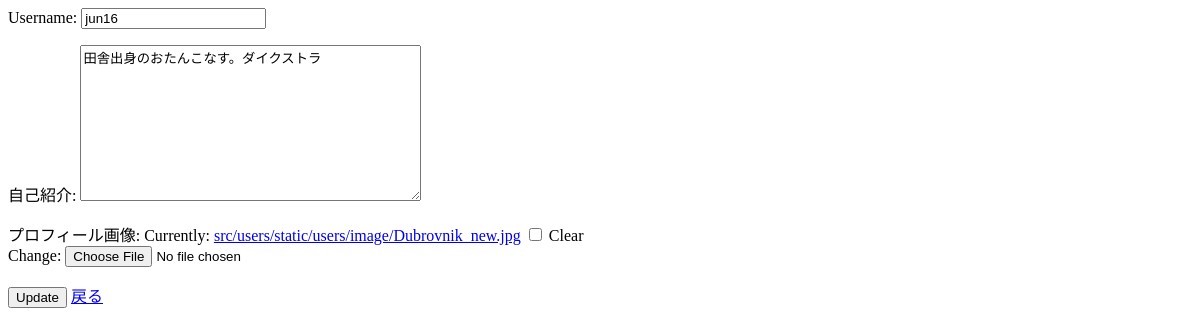
/mypage/2/edit/, run on an earlier commit of the app's database.
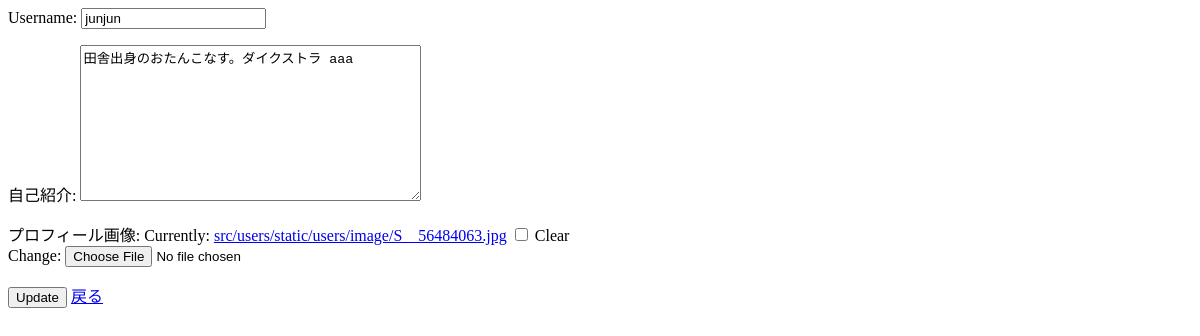
And on a later commit of the database.
### users/models.py (models this page shows, shortened)
class Users(AbstractBaseUser, PermissionsMixin):
    user_id = models.IntegerField(primary_key=True)
    username = models.CharField(verbose_name='username', max_length=10, unique=True, validators=[MinLengthValidator(5,), RegexValidator(r'^[a-zA-Z0-9]*$',)])
    student_number = models.CharField(verbose_name='学籍番号', unique=True, max_length=7, validators=[MinLengthValidator(7,), RegexValidator(r'^[A-Z0-9]*$',)])
    email = models.EmailField(verbose_name='Email', max_length=50)
    image = models.ImageField(verbose_name='プロフィール画像', upload_to="src/users/static/users/image/", blank=True, null=True)
    user_comment = models.TextField(verbose_name='自己紹介', max_length=300, blank=True, null=True) #文字数？
    is_staff = models.BooleanField(default=False)
    is_admin = models.BooleanField(default=False)
    objects = MyUserManager()
    USERNAME_FIELD = 'username'
    REQUIRED_FIELDS = ['student_number']

### mypage/views.py (the view)
# urls.py: path('<int:pk>/edit/', views.CommentUpdate.as_view(), name='edit'),
class CommentUpdate(generic.edit.UpdateView):
    model = Users
    fields = ['username','user_comment','image']
    template_name = 'mypage/edit.html'

### mypage/templates/mypage/edit.html
<form action="" method="post">{% csrf_token %}
    {{ form.as_p }}
    <input type="submit" class="btn btn-primary" value="Update">
    <a href="{% url 'mypage:mypage' users.user_id %}" class="btn-secondary   btn active">戻る</a>
</form>

What changed in the data, as far as the page shows it:
changed Users: username "jun16" → "junjun"; user_comment "田舎出身のおたんこなす。ダイクストラ" → "田舎出身のおたんこなす。ダイクストラ aaa"
Also different on the page:
text no longer shown: "Username: 自己紹介: プロフィール画像: Currently: src/users/static/users/image/Dubrovnik_new.jpg Clear Change:"
text now shown: "Username: 自己紹介: プロフィール画像: Currently: src/users/static/users/image/S__56484063.jpg Clear Change:"
